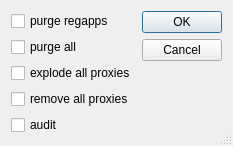
<?xml version="1.0" encoding="UTF-8"?>
<ui version="4.0">
 <class>AuditPurgeDlg</class>
 <widget class="QDialog" name="AuditPurgeDlg">
  <property name="geometry">
   <rect>
    <x>0</x>
    <y>0</y>
    <width>216</width>
    <height>140</height>
   </rect>
  </property>
  <property name="windowTitle">
   <string>Audit &amp; purge</string>
  </property>
  <property name="sizeGripEnabled">
   <bool>true</bool>
  </property>
  <layout class="QHBoxLayout" name="horizontalLayout">
   <item>
    <layout class="QVBoxLayout" name="verticalLayout">
     <item>
      <widget class="QCheckBox" name="cbPurgeRegApps">
       <property name="text">
        <string>purge regapps</string>
       </property>
      </widget>
     </item>
     <item>
      <widget class="QCheckBox" name="cbPurgeAll">
       <property name="text">
        <string>purge all</string>
       </property>
      </widget>
     </item>
     <item>
      <widget class="QCheckBox" name="cbExplodeProxy">
       <property name="text">
        <string>explode all proxies</string>
       </property>
      </widget>
     </item>
     <item>
      <widget class="QCheckBox" name="cbRemoveProxy">
       <property name="text">
        <string>remove all proxies</string>
       </property>
      </widget>
     </item>
     <item>
      <widget class="QCheckBox" name="cbAudit">
       <property name="text">
        <string>audit</string>
       </property>
      </widget>
     </item>
     <item>
      <spacer name="verticalSpacer">
       <property name="orientation">
        <enum>Qt::Vertical</enum>
       </property>
       <property name="sizeHint" stdset="0">
        <size>
         <width>20</width>
         <height>40</height>
        </size>
       </property>
      </spacer>
     </item>
    </layout>
   </item>
   <item>
    <widget class="QDialogButtonBox" name="buttonBox">
     <property name="orientation">
      <enum>Qt::Vertical</enum>
     </property>
     <property name="standardButtons">
      <set>QDialogButtonBox::Cancel|QDialogButtonBox::Ok</set>
     </property>
    </widget>
   </item>
  </layout>
 </widget>
 <resources/>
 <connections>
  <connection>
   <sender>buttonBox</sender>
   <signal>accepted()</signal>
   <receiver>AuditPurgeDlg</receiver>
   <slot>Accept()</slot>
   <hints>
    <hint type="sourcelabel">
     <x>248</x>
     <y>254</y>
    </hint>
    <hint type="destinationlabel">
     <x>157</x>
     <y>274</y>
    </hint>
   </hints>
  </connection>
  <connection>
   <sender>buttonBox</sender>
   <signal>rejected()</signal>
   <receiver>AuditPurgeDlg</receiver>
   <slot>reject()</slot>
   <hints>
    <hint type="sourcelabel">
     <x>316</x>
     <y>260</y>
    </hint>
    <hint type="destinationlabel">
     <x>286</x>
     <y>274</y>
    </hint>
   </hints>
  </connection>
  <connection>
   <sender>cbPurgeRegApps</sender>
   <signal>stateChanged(int)</signal>
   <receiver>AuditPurgeDlg</receiver>
   <slot>CheckAnySelected(int)</slot>
   <hints>
    <hint type="sourcelabel">
     <x>66</x>
     <y>18</y>
    </hint>
    <hint type="destinationlabel">
     <x>107</x>
     <y>69</y>
    </hint>
   </hints>
  </connection>
  <connection>
   <sender>cbPurgeAll</sender>
   <signal>stateChanged(int)</signal>
   <receiver>AuditPurgeDlg</receiver>
   <slot>CheckAnySelected(int)</slot>
   <hints>
    <hint type="sourcelabel">
     <x>66</x>
     <y>42</y>
    </hint>
    <hint type="destinationlabel">
     <x>107</x>
     <y>69</y>
    </hint>
   </hints>
  </connection>
  <connection>
   <sender>cbExplodeProxy</sender>
   <signal>stateChanged(int)</signal>
   <receiver>AuditPurgeDlg</receiver>
   <slot>CheckAnySelected(int)</slot>
   <hints>
    <hint type="sourcelabel">
     <x>66</x>
     <y>66</y>
    </hint>
    <hint type="destinationlabel">
     <x>107</x>
     <y>69</y>
    </hint>
   </hints>
  </connection>
  <connection>
   <sender>cbRemoveProxy</sender>
   <signal>stateChanged(int)</signal>
   <receiver>AuditPurgeDlg</receiver>
   <slot>CheckAnySelected(int)</slot>
   <hints>
    <hint type="sourcelabel">
     <x>66</x>
     <y>90</y>
    </hint>
    <hint type="destinationlabel">
     <x>107</x>
     <y>69</y>
    </hint>
   </hints>
  </connection>
  <connection>
   <sender>cbAudit</sender>
   <signal>stateChanged(int)</signal>
   <receiver>AuditPurgeDlg</receiver>
   <slot>CheckAnySelected(int)</slot>
   <hints>
    <hint type="sourcelabel">
     <x>66</x>
     <y>114</y>
    </hint>
    <hint type="destinationlabel">
     <x>107</x>
     <y>69</y>
    </hint>
   </hints>
  </connection>
 </connections>
 <slots>
  <slot>Accept()</slot>
  <slot>CheckAnySelected(int)</slot>
 </slots>
</ui>
